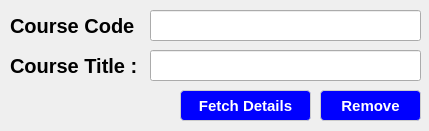
<?xml version="1.0" encoding="UTF-8"?>
<ui version="4.0">
 <class>removecourse</class>
 <widget class="QDialog" name="removecourse">
  <property name="geometry">
   <rect>
    <x>0</x>
    <y>0</y>
    <width>429</width>
    <height>131</height>
   </rect>
  </property>
  <property name="windowTitle">
   <string>Remove Course</string>
  </property>
  <widget class="QLabel" name="name_5">
   <property name="geometry">
    <rect>
     <x>10</x>
     <y>10</y>
     <width>131</width>
     <height>31</height>
    </rect>
   </property>
   <property name="styleSheet">
    <string notr="true">QLabel {
    color: black;
	font-weight: bold;
    font-size: 20px;
    border-radius: 6px;
}</string>
   </property>
   <property name="text">
    <string>Course Code : </string>
   </property>
  </widget>
  <widget class="QLineEdit" name="title">
   <property name="geometry">
    <rect>
     <x>150</x>
     <y>50</y>
     <width>271</width>
     <height>31</height>
    </rect>
   </property>
   <property name="text">
    <string/>
   </property>
  </widget>
  <widget class="QLineEdit" name="code">
   <property name="geometry">
    <rect>
     <x>150</x>
     <y>10</y>
     <width>271</width>
     <height>31</height>
    </rect>
   </property>
  </widget>
  <widget class="QPushButton" name="fetch">
   <property name="geometry">
    <rect>
     <x>180</x>
     <y>90</y>
     <width>131</width>
     <height>31</height>
    </rect>
   </property>
   <property name="styleSheet">
    <string notr="true">QPushButton {
    background-color: blue;
     color: white;
	font-weight: bold;
    padding: 6px 14px;
    font-size: 15px;
    border-radius: 4px;
    border: 1px solid #CCCCCC;
}

QPushButton:hover {
    background-color: #E5E5E5;
	color:black
}

QPushButton:pressed {
    background-color: #D4D4D4;
	color:black
}</string>
   </property>
   <property name="text">
    <string>Fetch Details</string>
   </property>
  </widget>
  <widget class="QPushButton" name="remove">
   <property name="geometry">
    <rect>
     <x>320</x>
     <y>90</y>
     <width>101</width>
     <height>31</height>
    </rect>
   </property>
   <property name="styleSheet">
    <string notr="true">QPushButton {
    background-color: blue;
     color: white;
	font-weight: bold;
    padding: 6px 14px;
    font-size: 15px;
    border-radius: 4px;
    border: 1px solid #CCCCCC;
}

QPushButton:hover {
    background-color: #E5E5E5;
	color:black
}

QPushButton:pressed {
    background-color: #D4D4D4;
	color:black
}</string>
   </property>
   <property name="text">
    <string>Remove</string>
   </property>
  </widget>
  <widget class="QLabel" name="name_2">
   <property name="geometry">
    <rect>
     <x>10</x>
     <y>50</y>
     <width>141</width>
     <height>31</height>
    </rect>
   </property>
   <property name="styleSheet">
    <string notr="true">QLabel {
    color: black;
	font-weight: bold;
    font-size: 20px;
    border-radius: 6px;
}</string>
   </property>
   <property name="text">
    <string>Course Title : </string>
   </property>
  </widget>
 </widget>
 <resources/>
 <connections/>
</ui>
